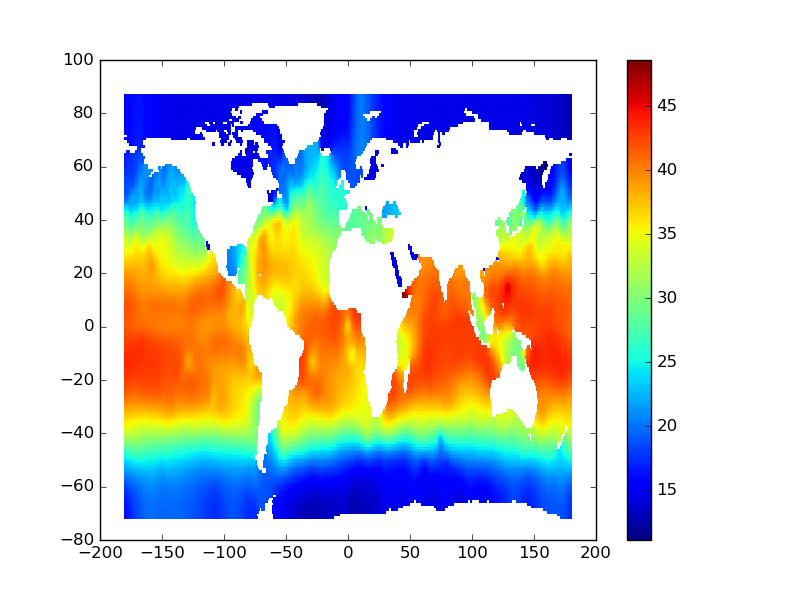

Generate this figure with Python:
import numpy as np
import netCDF4
import matplotlib.pyplot as plt
from divand import divand, metric

# bathymetry
fname = "diva_bath.nc"

nc = netCDF4.Dataset(fname)

b = nc.variables["bat"][:,:]
lon = nc.variables["lon"][:]
lat = nc.variables["lat"][:]

Lon,Lat = np.meshgrid(lon,lat)
mask = b < 0

pm,pn = metric(Lon,Lat)

# data file
A = np.loadtxt("temperature_argo.txt")

xobs = A[:,0];
yobs = A[:,1];
vobs = A[:,2];
lenx = 800e3; # in meters
leny = 800e3; # in meters
sdn = 1.

# compute anomalies
vmean = np.mean(vobs[:])
vanom = vobs - vmean

# make the analysis
va,s = divand(mask,(pm,pn),(Lon,Lat),(xobs,yobs),vobs,(lenx,leny),sdn);

v = va + vmean
plt.pcolor(Lon,Lat,v); plt.colorbar()
plt.savefig("divand_argo.png")
